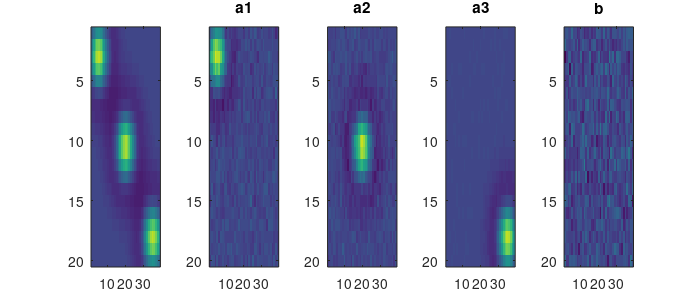
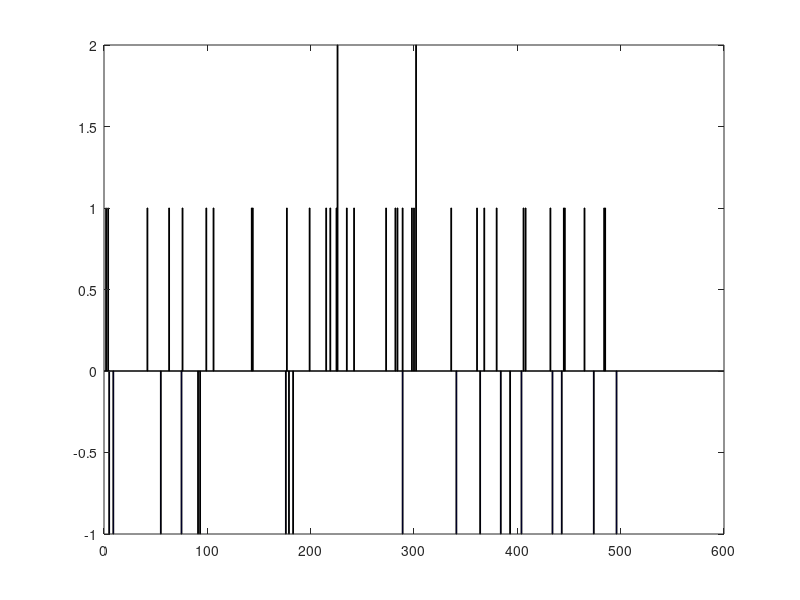
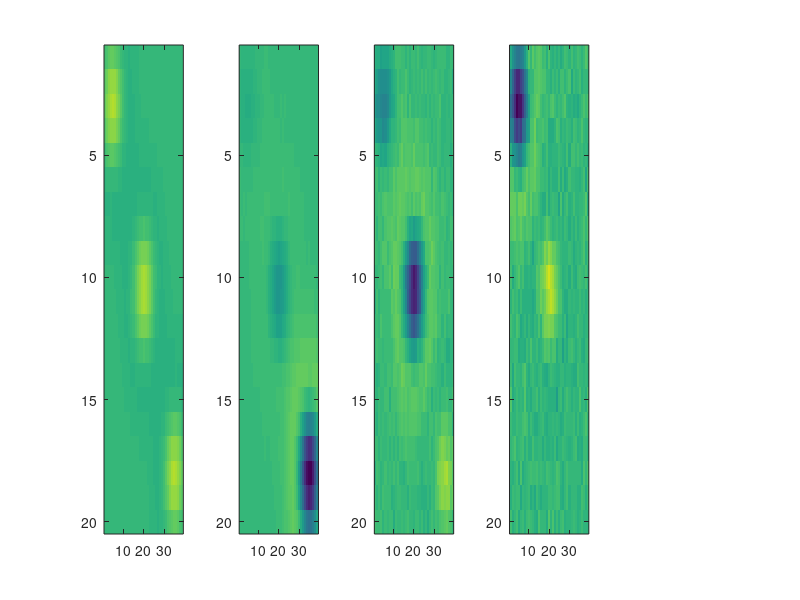
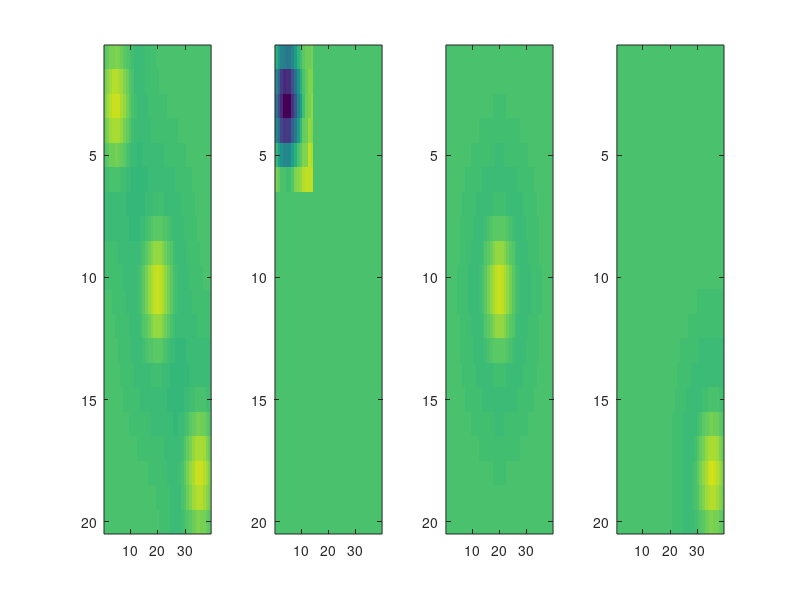

The MATLAB source for these figures, in order: (Note: this script raises an error after producing the figures.)
% this script generates a simulation of a movie containing a single cell
% using the following generative model:
%
% F_t = \sum_i a_i*C_{i,t} + b + sig*eps_t, eps_t ~ N(0,I)
% C_{i,t} = gam*C_{i,t-1} + n_{i,t},      n_{i,t} ~ Poisson(lam_i*dt)
%
% where ai,b,I are p-by-q matrices.
% we let b=0 and ai be the difference of gaussians (yielding a zero mean
% matrix)
%
% Note that this version is can generate up to 2 cells (because we manually
% assign each cell a distribution

clear, clc

MakMov = 0;
% 1) generate spatial filters

% stuff required for each spatial filter
Nc      = 3;                                % # of cells
Nrows   = 20;                               % # rows in each image frame
colpern = 13;                               % # columns per neuron
Ncols   = Nc*colpern;                       % # cols in each image frame
Npixs   = Nrows*Ncols;
x1      = linspace(-5,5,Ncols);
x2      = linspace(-5,5,Nrows);
[X1,X2] = meshgrid(x1,x2);
a       = zeros(Npixs,Nc);
b       = 0*a;
Sigma1  = diag([1,1])*1;
Sigma2  = diag([1,1])*2;
mu     = [1 1]'*linspace(-4,4,Nc);

% spatial filter
for i=1:Nc
    %     mu      = randn(1,2)*2 %
    %     mu      = rand(1,2).*[i*colpern Nrows] + [(i-1)*colpern 0]
    a(:,i)  = mvnpdf([X1(:) X2(:)],mu(:,i)',Sigma1);
    b(:,i)  = mvnpdf([X1(:) X2(:)],mu(:,i)',Sigma2);
end

% 2) set simulation metadata
Sim.T       = 500;                              % # of time steps
Sim.dt      = 0.005;                            % time step size
Sim.MaxIter = 0;
Sim.Np      = Npixs;                            % # of pixels in each image
Sim.Nc      = Nc;                               % # cells

% 3) initialize params
P.a     = zeros(Sim.Np,Sim.Nc);
for i=1:Sim.Nc
    P.a(:,i)=a(:,i)-b(:,i);
end
P.b     = 0*P.a(:,1);

P.sig   = 0.05;                                  % stan dev of noise
C_0     = 0;
tau     = round(100*rand(Sim.Nc,1))/100+0.05;                                 % decay time constant
P.gam   = 1-Sim.dt./tau(1:Sim.Nc);
P.lam   = round(10*rand(Sim.Nc,1))+5; %10*ones(Sim.Nc,1);                                   % rate-ish, ie, lam*dt=# spikes per second

% 3) simulate data
n=zeros(Sim.T,Sim.Nc);
C=n;
for i=1:Sim.Nc
    n(1,i)      = C_0;
    n(2:end,i)  = poissrnd(P.lam(i)*Sim.dt*ones(Sim.T-1,1));    % simulate spike train
    C(:,i)      = filter(1,[1 -P.gam(i)],n(:,i));               % calcium concentration
end
Z = 0*n(:,1);
F = C*P.a' + (1+Z)*P.b'+P.sig*randn(Sim.T,Npixs);                   % F = C1*P.a1'+ C2*P.a2' + Z*P.b'+P.sig*randn(Sim.T,Npixs);             % fluorescence

figure(2), clf, bar(n(:,1),'k'),
if Nc>1, hold on, bar(-n(:,2),'b'), end

% 4) estimate spatial filter from real spikes
X       = [C 1+Z];
Phat{1} = P;
for i=1:Npixs
    Y   = F(:,i);
    B   = X\Y;
    for j=1:Nc
        Phat{1}.a(i,j) = B(j);
    end
    Phat{1}.b(i) = B(end);
end
fig=figure(1); clf, ncols=2+Nc;
mn = min([min(sum(a-b,2)) min(Phat{1}.a(:)) min(Phat{1}.b(:))]);
mx = (max([max(sum(a-b,2)) max(Phat{1}.a(:)) max(Phat{1}.b(:))])-mn)/60;

subplot(1,ncols,1), image(reshape((sum(a-b,2)-mn)/mx,Nrows,Ncols))%, colorbar
for i=1:Nc
    subplot(1,ncols,1+i), image(reshape((Phat{1}.a(:,i)-mn)/mx,Nrows,Ncols))%, colorbar
    title(['a' num2str(i)])
end
subplot(1,ncols,ncols), image(reshape((Phat{1}.b-mn)/mx,Nrows,Ncols)), title('b')%, colorbar
wh=[7 3];   %width and height
set(fig,'PaperPosition',[0 11-wh(2) wh]);
print('-deps','Multi_Filters')

%% 5) try denoising using SVD of whole movie

% make movie of raw data
if MakMov==1
    for i=1:Sim.T
        if i==1, mod='overwrite'; else mod='append'; end
        imwrite(reshape(F(i,:),Nrows,Ncols),'Multi_Mov.tif','tif','Compression','none','WriteMode',mod)
    end
end

[U,S,V] = svd(F,0);
PCs = 1:3;
Denoised = U(:,PCs)*S(PCs,PCs)*V(:,PCs)';

if MakMov==1
    for i=1:Sim.T
        if i==1, mod='overwrite'; else mod='append'; end
        imwrite(reshape(Denoised(i,:),Nrows,Ncols),'Multi_Mov_Denoised.tif','tif','Compression','none','WriteMode',mod)
    end
end

mn = min([min(sum(a-b,2)) min(min(V(:,1:Nc)))]);
mx = (max([max(sum(a-b,2)) max(max(V(:,1:Nc)))])-mn)/60;

figure(3), clf,ncols=2+Nc;
subplot(1,ncols,1), image(reshape((sum(a-b,2)-mn)/mx,Nrows,Ncols))%, colorbar
Phat{2}=P;
for i=1:Nc
    Phat{2}.a(:,i) = V(:,i);
    subplot(1,ncols,1+i), image(reshape((Phat{2}.a(:,i)-mn)/mx,Nrows,Ncols))%, colorbar
end

%% 6) try denoising by doing SVD on each ROI

Phat{3}=P;
r=1:round(Nrows/Nc):Nrows;
c=1:round(Ncols/Nc):Ncols;
for i=1%:Nc
    % get indices
    ROWS    = [r(i) r(i)+5];
    COLS    = [c(i) c(i)+13];
    NROWS   = diff(ROWS)+1;
    NCOLS   = diff(COLS)+1;
    ind=1:NROWS;
    for j=1:NCOLS-1
        ind=[ind j*Nrows+1:j*Nrows+NROWS];
    end

    FF          = F(:,ind);
    [U,S,V]     = svd(FF,0);
    Phat{3}.a(:,i)   = 0;
    Phat{3}.a(ind,i) = V(:,1);
end

mn = min([min(sum(a-b,2)) min(P.a(:)) min(Phat{3}.a(:))]);
mx = (max([max(sum(a-b,2)) max(P.a(:)) max(Phat{3}.a(:))])-mn)/60;

figure(4), clf,ncols=1+Nc;
subplot(1,ncols,1), image(reshape((sum(a-b,2)-mn)/mx,Nrows,Ncols))%, colorbar
for i=1:Nc
    subplot(1,ncols,1+i), image(reshape((Phat{3}.a(:,i)-mn)/mx,Nrows,Ncols))%, colorbar
end

%% 4) infer spike train

for q=1:3
    if q==1
        [I{q}.n I{q}.P] = FOOPSI2_59(F,Phat{1},Sim);
        I{q}.P.label    = 'True Filter';
    elseif q==2
        [I{q}.n I{q}.P] = FOOPSI2_59(F,Phat{2},Sim);
        I{q}.P.label    = 'SVD Filter';
    elseif q==3
        [I{q}.n I{q}.P] = FOOPSI2_59(F,Phat{3},Sim);
        I{q}.P.label    = 'ROI SVD Filter';
    end
end

%%
% 5) plot results
clear Pl
nrows   = 2+Nc;                                  % set number of rows
h       = zeros(nrows,1);
Pl.xlims= [5 Sim.T];                            % time steps to plot
Pl.nticks=5;                                    % number of ticks along x-axis
Pl.n    = double(n); Pl.n(Pl.n==0)=NaN;         % store spike train for plotting
Pl      = PlotParams(Pl);                       % generate a number of other parameters for plotting
Pl.vs   = 2;
Pl.colors(1,:) = [0 0 0];
Pl.colors(2,:) = Pl.gray;
Pl.colors(3,:) = [.5 0 0];
Pl.Nc   = Sim.Nc;

for r=1:q
    fig = figure(4+r); clf,

    % plot fluorescence data
    i=1; h(i) = subplot(nrows,1,i);
    Pl.label = [{'Spatially'}; {'Filtered'}; {'Fluorescence'}];
    Pl.color = 'k';
    Plot_nX(Pl,F*Phat{r}.a);
    title(I{r}.P.label)

    % plot calcium
    i=i+1; h(i) = subplot(nrows,1,i);
    Pl.label = 'Calcium';
    Pl.color = Pl.gray;
    Plot_nX(Pl,C);

    % plot inferred spike trains
    Pl.label = [{'Spike'}; {'Train'}];
    for j=1:Nc
        i=i+1; h(i) = subplot(nrows,1,i);
        Pl.j=j;
        Plot_n_MAPs(Pl,I{r}.n(:,j));
    end

    % set xlabel stuff
    subplot(nrows,1,nrows)
    set(gca,'XTick',Pl.XTicks,'XTickLabel',Pl.XTicks*Sim.dt,'FontSize',Pl.fs)
    xlabel('Time (sec)','FontSize',Pl.fs)
    linkaxes(h,'x')

    % print fig
    wh=[7 5];   %width and height
    set(fig,'PaperPosition',[0 11-wh(2) wh]);
    print('-depsc',['Multi_Spikes' num2str(r)])
end